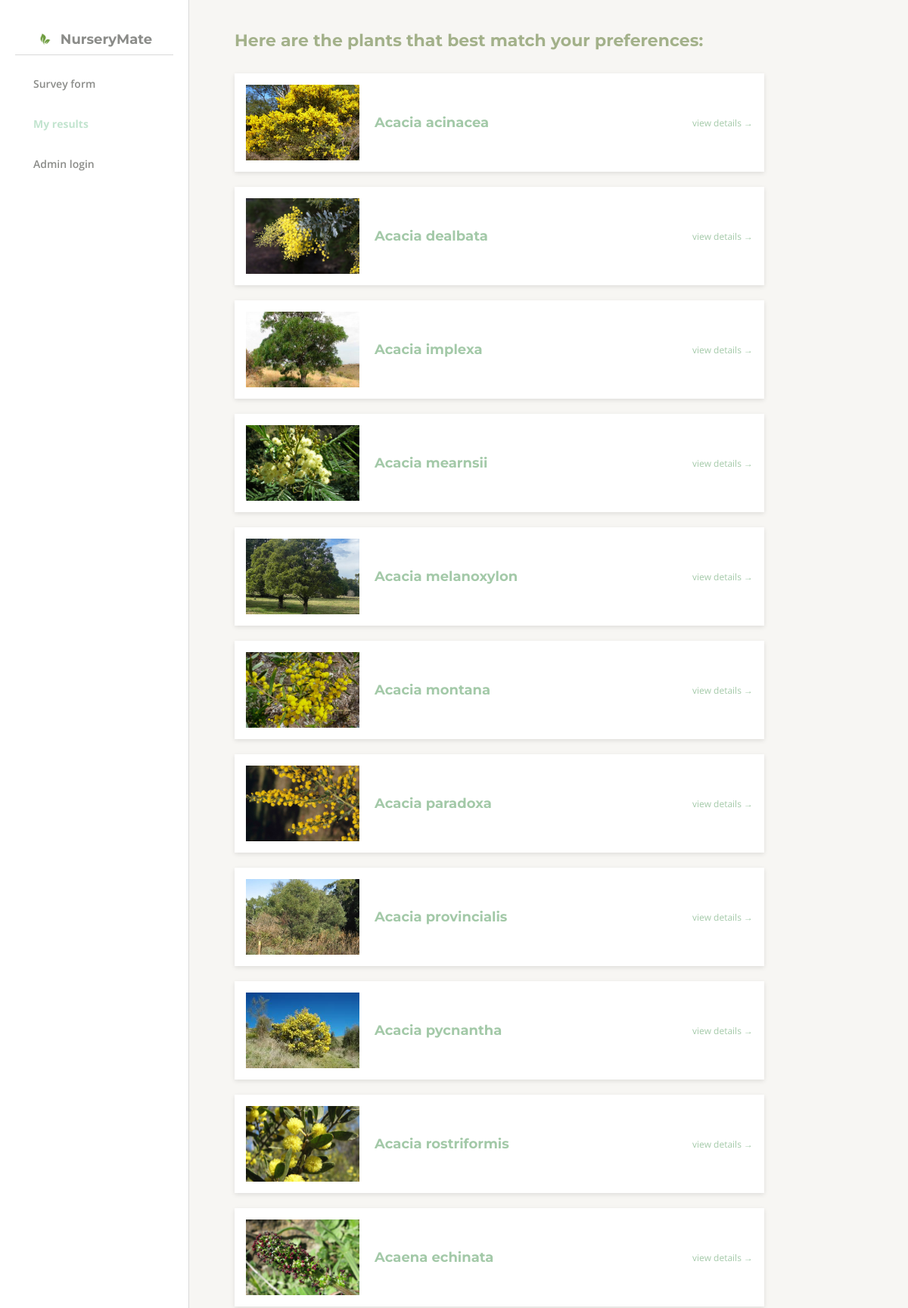
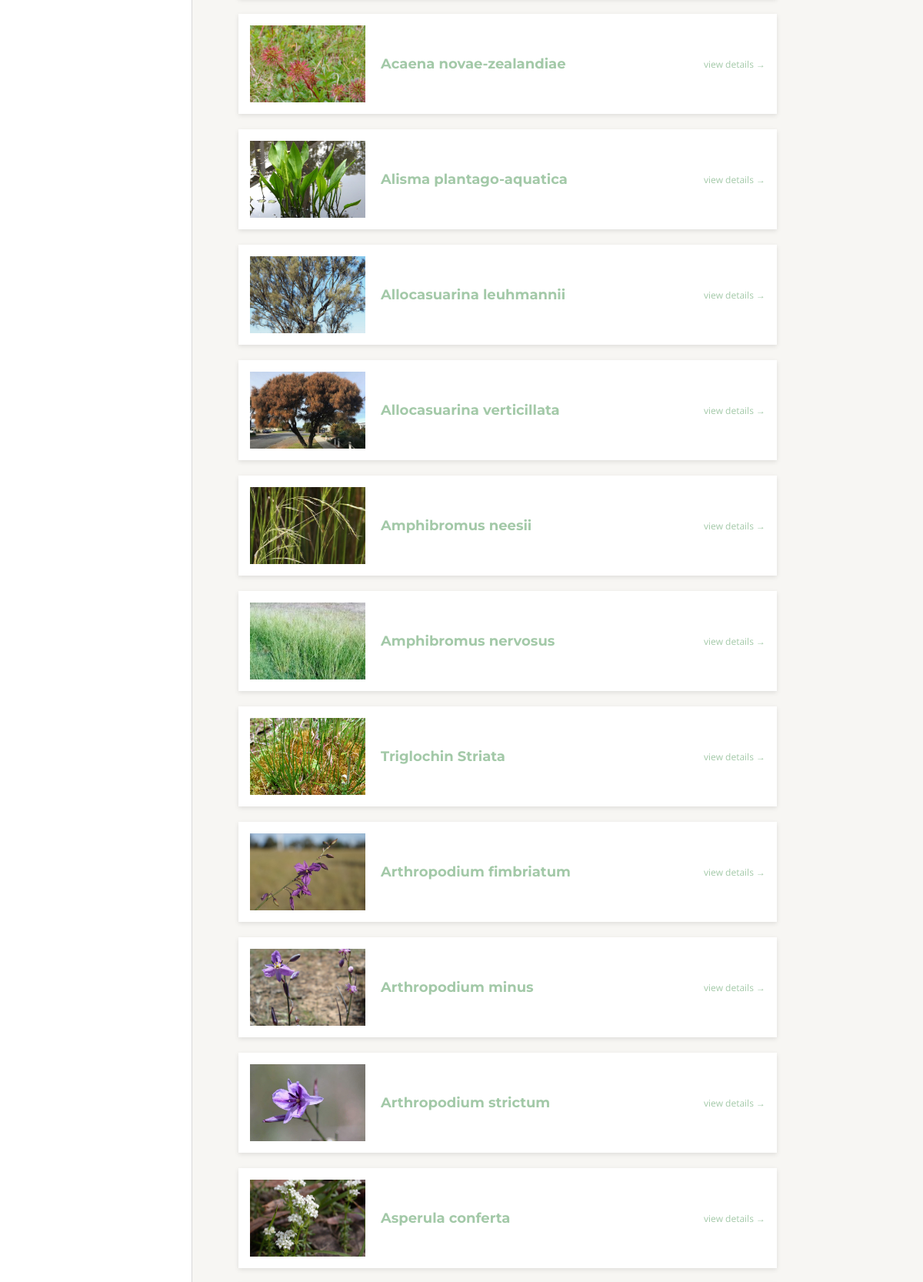
The app's page /results (upper part) with its own data (2 pictures, top to bottom).
### tables this page shows
CREATE TABLE plants (
            id INTEGER PRIMARY KEY AUTOINCREMENT,
            scientific_name TEXT NOT NULL,
            common_name TEXT,
            flowering_time TEXT,
            height TEXT,
            ecological_function TEXT,
            sunlight TEXT,
            water_level TEXT,
            salt_wind_tolerance TEXT,
            type TEXT,
            planting_space TEXT,
            image_url TEXT,
            soil_type TEXT
        );

### app.py (the view)
@app.route("/results", methods=["GET"])
def results():
    form_data = {
        "soil_type": request.args.get("soil_type"),
        "sunlight": request.args.get("sunlight"),
        "water_level": request.args.get("water_level"),
        "salt_wind_tolerance": request.args.get("salt_wind_tolerance"),
        "type": request.args.get("type"),
        "ecological_function": request.args.get("ecological_function"),
        "planting_space": request.args.get("planting_space"),
    }
    plants = query_plants(form_data)
    return render_template("results_final.html", plants=plants)

### templates/results_final.html (shortened to what this page needs)
<!DOCTYPE html>
<html lang="en">
<head>
</head>
<body>
  <nav class="side-navbar">
    <div class="navbar-header">
      <img src="{{ url_for('static', filename='images/download.png') }}" alt="NurseryMate Logo" class="logo" />
      <h2>NurseryMate</h2>
    </div>
    <hr class="navbar-divider" />
    <div class="nav-links">
      <a href="{{ url_for('form') }}">Survey form</a>
      <a href="{{ url_for('results') }}" class="active" aria-current="page">My results</a>
      <a href="{{ url_for('login') }}">Admin login</a>
    </div>
  </nav>
  <main class="main-content">
    <h1>Here are the plants that best match your preferences:</h1>
    <div class="results-list">
      {% if plants %}
        {% for plant in plants %}
          <div class="result-item">
            <img class="result-image" src="{{ url_for('static', filename=plant.image_url.replace('/static/', '')) }}" alt="{{ plant.scientific_name }}">
            <div class="result-info">{{ plant.scientific_name }}</div>
<a href="{{ url_for('plant_details', plant_id=plant.id) }}" class="view-details">view details →</a>
          </div>
        {% endfor %}
      {% else %}
        <p>No plants match your preferences. Please try different options.</p>
      {% endif %}
    </div>
  </main>
</body>
</html>

### templates/results_final.html (style rules this page uses)
* { box-sizing: border-box; margin: 0; padding: 0; }
body { display: flex; height: 100vh; font-family: 'Montserrat', sans-serif; background-color: #f7f6f3; }
.side-navbar { width: 250px; background-color: #ffffff; padding: 40px 20px; display: flex; flex-direction: column; align-items: center; border-right: 1px solid #d9d9d9; }
.side-navbar .logo { width: 24px; height: 24px; margin: 0; margin-right: 8px; }
.side-navbar h2 { font-weight: 700; font-size: 18px; color: #8B8C89; margin: 0; line-height: 24px; text-align: left; }
.navbar-header { display: flex; align-items: center; margin-bottom: 8px; }
.navbar-divider { border: none; border-top: 1px solid #d9d9d9; margin: 0 0 16px 0; width: 100%; }
.nav-links { width: 100%; }
.nav-links a { display: block; text-decoration: none; color: #8B8C89; font-family: 'Open Sans', sans-serif; font-weight: 600; font-size: 14px; padding: 12px 20px; margin-bottom: 10px; border-left: 4px solid transparent; transition: all 0.3s ease; }
.nav-links a.active, .nav-links a:hover { color: #C2E4CF; font-weight: bold; border-left: 4px solid transparent; background-color: transparent; }
.main-content { flex-grow: 1; padding: 40px 60px; overflow-y: auto; }
h1 { color: #A3B18A; font-weight: 700; font-size: 22px; margin-bottom: 30px; }
.results-list { max-width: 700px; display: flex; flex-direction: column; gap: 20px; }
.result-item { display: flex; background: white; padding: 15px; border-radius: 0px; box-shadow: 0 2px 6px rgba(0,0,0,0.1); align-items: center; }
.result-image { width: 150px; height: 100px; background-color: #e0e0e0; border-radius: 0px; flex-shrink: 0; margin-right: 20px; object-fit: cover; }
.result-info { flex-grow: 1; color: #a3c9a8; font-weight: 700; font-size: 18px; }
.view-details { font-family: 'Open Sans', sans-serif; font-size: 12px; color: #a3c9a8; text-decoration: none; cursor: pointer; user-select: none; white-space: nowrap; }

### records on screen
plants: image_url (picture), scientific_name "Acacia acinacea"
plants: image_url (picture), scientific_name "Acacia dealbata"
plants: image_url (picture), scientific_name "Acacia implexa"
plants: image_url (picture), scientific_name "Acacia mearnsii"
plants: image_url (picture), scientific_name "Acacia melanoxylon"
plants: image_url (picture), scientific_name "Acacia montana"
plants: image_url (picture), scientific_name "Acacia paradoxa"
plants: image_url (picture), scientific_name "Acacia provincialis"
plants: image_url (picture), scientific_name "Acacia pycnantha"
plants: image_url (picture), scientific_name "Acacia rostriformis"
plants: image_url (picture), scientific_name "Acaena echinata"
plants: image_url (picture), scientific_name "Acaena novae-zealandiae"
plants: image_url (picture), scientific_name "Alisma plantago-aquatica"
plants: image_url (picture), scientific_name "Allocasuarina leuhmannii"
plants: image_url (picture), scientific_name "Allocasuarina verticillata"
plants: image_url (picture), scientific_name "Amphibromus neesii"
plants: image_url (picture), scientific_name "Amphibromus nervosus"
plants: image_url (picture), scientific_name "Triglochin Striata"
plants: image_url (picture), scientific_name "Arthropodium fimbriatum"
plants: image_url (picture), scientific_name "Arthropodium minus"
plants: image_url (picture), scientific_name "Arthropodium strictum"
plants: image_url (picture), scientific_name "Asperula conferta"
